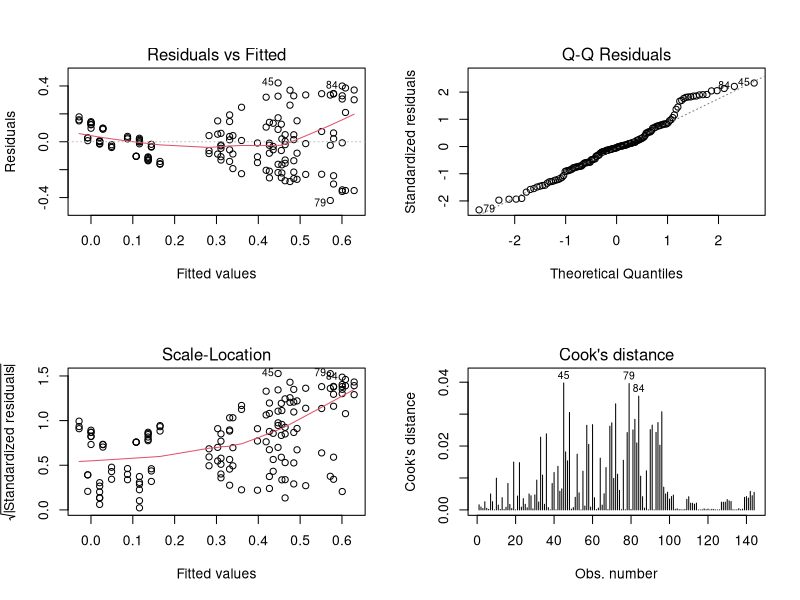
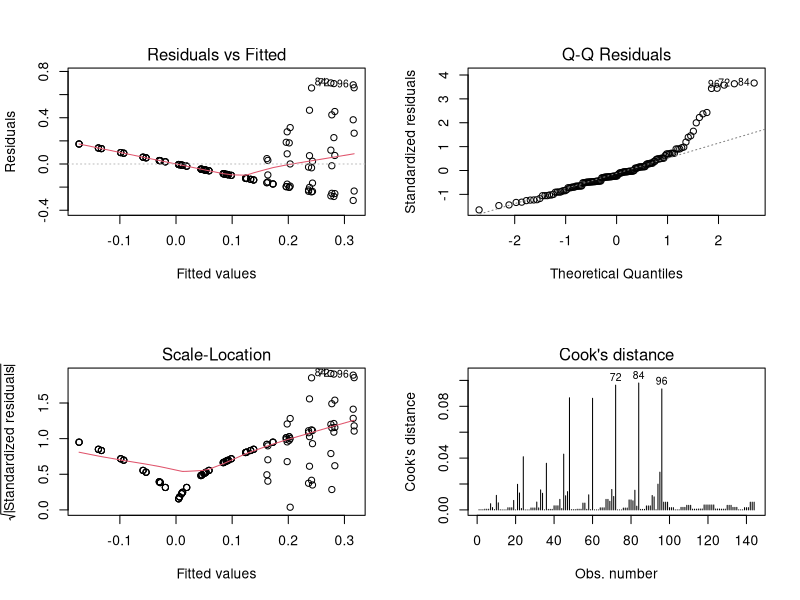
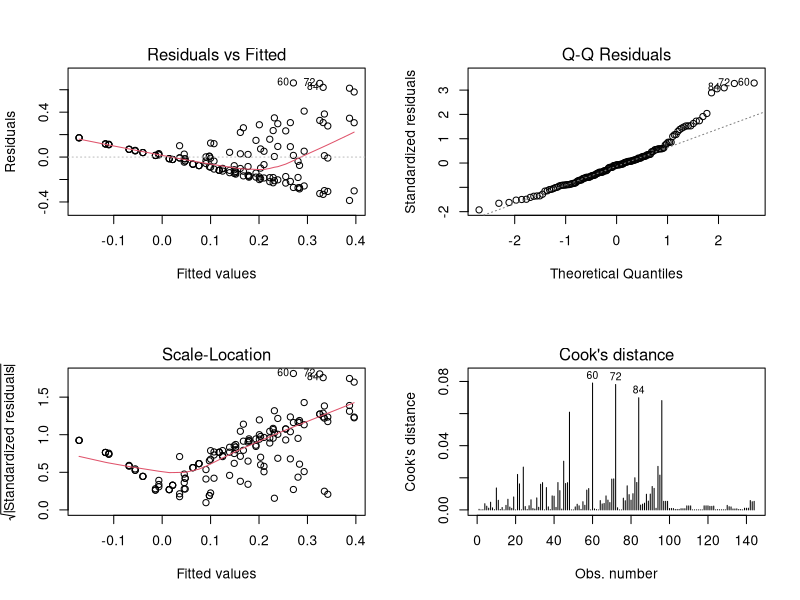
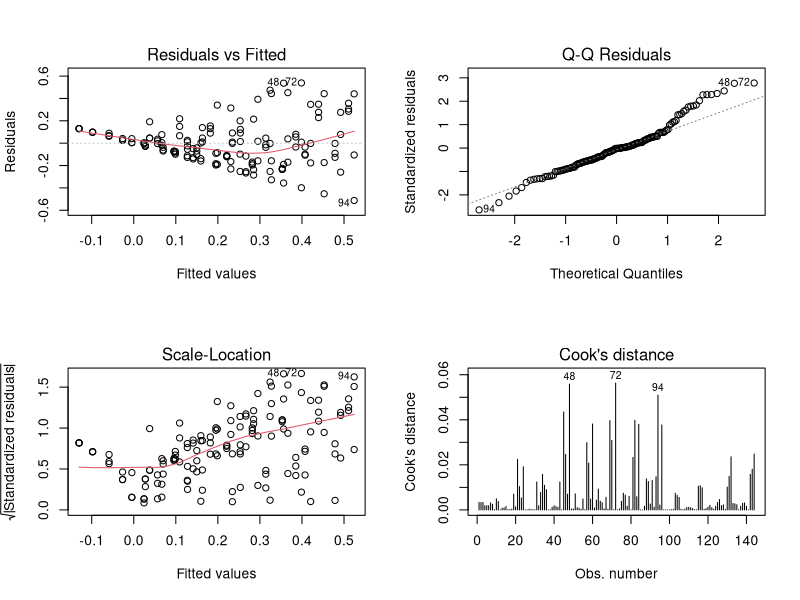
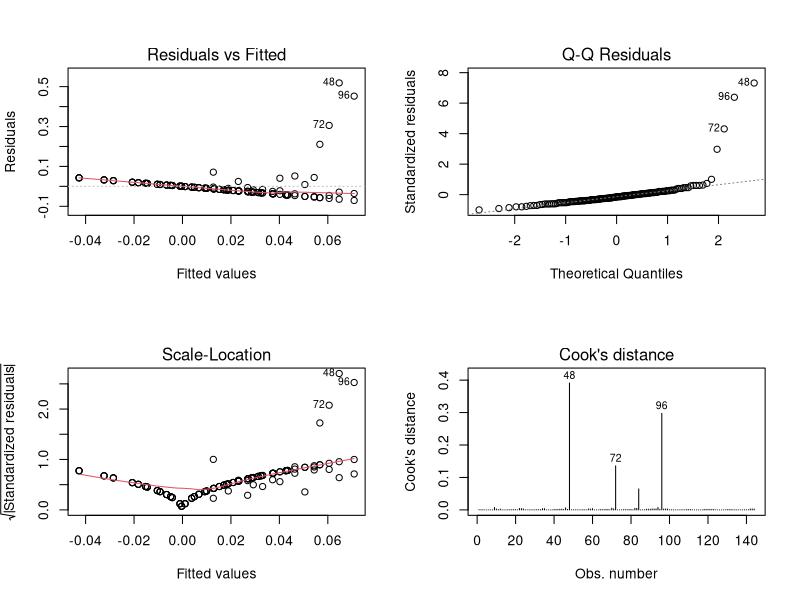
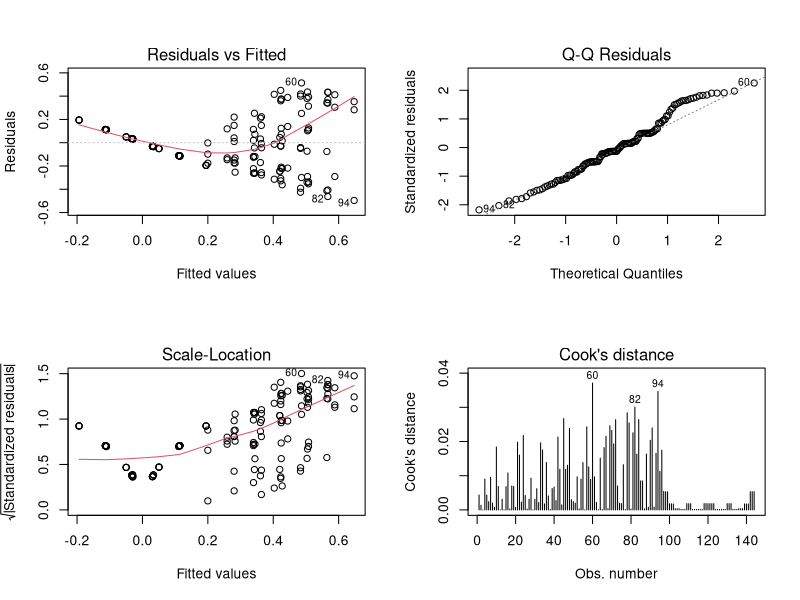
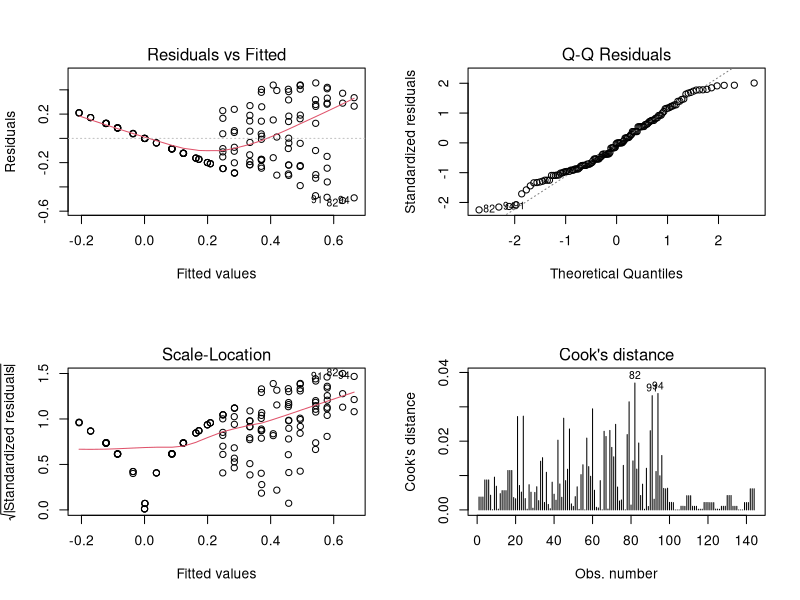
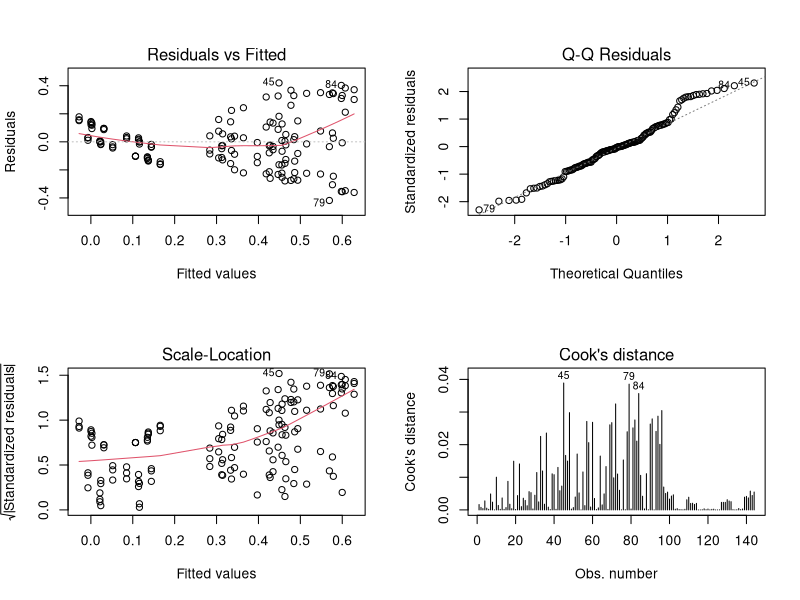

These figures' R source, in order:
#J. Harrison
library(xtable)
rm(list=ls())
set.seed(666)
options(scipen = 99)

dat <- read.table("./data/allv4.csv", 
                  stringsAsFactors = F)

#remove the unwanted header names, after improving the names of the data.frame
names(dat) <- dat[3,]

dat <- dat[-grep("notus", dat$notus),]

#SANITY CHECK
dim(dat) #Check that dimensions are correct. 

dat$combo <- paste(dat$modelType, 
                   dat$notus, 
                   dat$nreads,
                   dat$nreps,
                   dat$precision_theta,
                   dat$num_taxa_different,
                   dat$effectsize,
                   #dat$simRep,
                   sep = "")

table(dat$notus)
table(dat$nreads)
table(dat$modelType)

# 
# #SANITY CHECK
# #check that everything ran. 
# params <- read.csv("serialRunParamsv2.csv")
# sanityCombo <- paste(params[,1], 
#                      params[,2], 
#                      params[,3], 
#                      params[,4], 
#                      params[,5], 
#                      params[,6], 
#                      params[,7]
#                      #params[,8]
#                      , sep = "")
# 
# #Note the !
# notdone <- paste(params[,1], 
#                  params[,2], 
#                  params[,3], 
#                  params[,4], 
#                  params[,5], 
#                  params[,6], 
#                  params[,7]
#                  #params[,8]
#                  ,sep = ":")[which(!(sanityCombo %in% dat$combo))]
# 
# redo <- data.frame(matrix(unlist(strsplit(notdone, ":")), 
#                           byrow = T,
#                           ncol = 8))
# dim(redo)
# write.csv(redo, file = "redo.csv", row.names = F)

#REMAKE the combo variable without simrep, so that 
#averaging across replicates works properly
dat <- dat[,-which(names(dat) == "combo")]
dim(dat)
combo <- paste(dat$modelType, 
               dat$notus, 
               dat$nreads,
               dat$nreps,
               dat$precision_theta,
               dat$num_taxa_different,
               dat$effectsize,
               sep = "")
dat <- data.frame(combo,dat)
names(dat)[1] <- "combo"

#Convert everything to numbers, to clean up code below. 

for(i in 3:length(dat)){
  dat[,i] <- as.numeric(dat[,i])
}

#Convert true positives to proportions. 

truepPropsAll <- dat[, grep("truep_\\w+_all", names(dat))] / dat$numDiffering
truepPropsabund <- dat[, grep("truep_\\w+_abund", names(dat))] / dat$numDiffering_abund
truepPropsmed <- dat[, grep("truep_\\w+_med$", names(dat))] / dat$numDiffering_med
truepPropsrare <- dat[, grep("truep_\\w+_rare", names(dat))] / dat$numDiffering_rare
truepPropsmedhi <- dat[, grep("truep_\\w+_medhi", names(dat))] / dat$numDiffering_rare

#Calculate false positive rates
dat$fpr_diff_all <- dat$falsep_diff_all/(dat$falsep_diff_all + dat$truen_diff_all) 
dat$fpr_wilcox_all <- dat$falsep_wilcoxBH_FDR_all/(dat$falsep_wilcoxBH_FDR_all + dat$truen_wilcoxBH_FDR_all) 
dat$fpr_deseq_all <- dat$falsep_deseq_all/(dat$falsep_deseq_all + dat$truen_deseq_all) 
dat$fpr_edger_all <- dat$falsep_edgeR_all/(dat$falsep_edgeR_all + dat$truen_edgeR_all) 
dat$fpr_ancom_all <- dat$falsep_ancom_all/(dat$falsep_ancom_all + dat$truen_ancom_all) 
dat$fpr_stan_all <- dat$falsep_stanHMC_all/(dat$falsep_stanHMC_all + dat$truen_stanHMC_all) 
dat$fpr_stanvb_all <- dat$falsep_stanVB_all/(dat$falsep_stanVB_all + dat$truen_stanVB_all) 
dat$fpr_aldexT_all <- dat$falsep_aldexT_all/(dat$falsep_aldexT_all + dat$truen_aldexT_all) 
dat$fpr_jags_clr_all <- dat$falsep_jags_clr_all/(dat$falsep_jags_clr_all + dat$truen_jags_clr_all) 

dat <- data.frame(dat, truepPropsAll, truepPropsabund, truepPropsmed, truepPropsrare, truepPropsmedhi)
out <- dat
####################
# Perform analysis #
####################
#Make Uniform the reference level
out$modelType <- as.factor(out$modelType)
out$modelType <- relevel(out$modelType, ref = "uniform")

regplotr <- function(reg){
  par(mfrow = c(2,2))
  plot(reg, which = c(1,2,3,4))
}

results <- data.frame(
                  matrix(ncol = 9,
                  nrow = 5))

k <- 1
for(i in grep("all.1$", names(out))){
  reg <- lm(out[,i] ~ out$modelType
    + out$notus
    + out$nreads
    + out$nreps
    + out$precision_theta
    )
  
  #Calculate CIs in beta coefficients. 
  his <- round(summary(reg)$coefficients[,1] + 1.96*summary(reg)$coefficients[,2], 
               2)
  lows <- round(summary(reg)$coefficients[,1] - 1.96*summary(reg)$coefficients[,2],
              2)
  
  stars <- vector()
  stars[which(round(summary(reg)$coefficients[,4], 2) <= 0.1)] <- "*"
  stars[which(round(summary(reg)$coefficients[,4], 2) <= 0.05)] <- "**"
  stars[which(round(summary(reg)$coefficients[,4], 2) <= 0.01)] <- "***"
  stars[which(round(summary(reg)$coefficients[,4], 2) > 0.1)] <- ""
  
  
  #output results
  results[k,1] <- names(out)[i]
    
  results[k,2:8] <- paste(round(summary(reg)$coefficients[,1], 2),
    paste("(",
        paste(his, lows, sep = ", "),
        ")",
        stars,
        sep = "")
  )

  regplotr(reg)
  k <- k + 1
}

names(results) <- c("Method",
                    "Intercept",
                    "Pareto (shape = 0.7)",
                    "Pareto (shape = 4)",
                    "Num. of features",
                    "Num. of observations",
                    "Num. of replicates",
                    "Noise")

#Rewrite so it looks nice in latex
results[,1] <- c("DMM Gibbs",
                    "Wilcoxon",
                    "DESeq2",
                    "edgeR",
                    "ANCOM",
                 "DMM HMC",
                 "DMM VB",
                 "DMM Gibbs CLR",
                 "Aldex T-test")

print(xtable(results, type = "latex"),
      file = "lm_results.tex",
      floating.environment='sidewaystable',
      include.rownames=FALSE)

#sanity check

lm(out$truep_ancom_all.1 ~ out$modelType
   + out$notus
   + out$nreads
   + out$nreps
   + out$precision_theta
)

lm(out$truep_diff_all.1 ~ out$modelType
   + out$notus
   + out$nreads
   + out$nreps
   + out$precision_theta
)

#fpr

results <- data.frame(
  matrix(ncol = 9,
         nrow = 5))

k <- 1
for(i in grep("fpr[A-Za-z_]*all", names(out))){
  reg <- lm(out[,i] ~ out$modelType
            + out$notus
            + out$nreads
            + out$nreps
            + out$precision_theta
  )
  
  #Calculate CIs in beta coefficients. 
  his <- round(summary(reg)$coefficients[,1] + 1.96*summary(reg)$coefficients[,2], 
               2)
  lows <- round(summary(reg)$coefficients[,1] - 1.96*summary(reg)$coefficients[,2],
                2)
  
  stars <- vector()
  stars[which(round(summary(reg)$coefficients[,4], 2) <= 0.1)] <- "*"
  stars[which(round(summary(reg)$coefficients[,4], 2) <= 0.05)] <- "**"
  stars[which(round(summary(reg)$coefficients[,4], 2) <= 0.01)] <- "***"
  stars[which(round(summary(reg)$coefficients[,4], 2) > 0.1)] <- ""
  
  
  #output results
  results[k,1] <- names(out)[i]
  
  results[k,2:8] <- paste(round(summary(reg)$coefficients[,1], 2),
                          paste("(",
                                paste(his, lows, sep = ", "),
                                ")",
                                stars,
                                sep = "")
  )
  
  #regplotr(reg)
  k <- k + 1
}

names(results) <- c("Method",
                    "Intercept",
                    "Pareto (shape = 0.7)",
                    "Pareto (shape = 4)",
                    "Num. of features",
                    "Num. of observations",
                    "Num. of replicates",
                    "Noise")

#Rewrite so it looks nice in latex
results[,1] <- c("DMM Gibbs",
                 "Wilcoxon",
                 "DESeq2",
                 "edgeR",
                 "ANCOM",
                 "DMM HMC",
                 "DMM VB",
                 "DMM Gibbs CLR",
                 "Aldex T-test")

print(xtable(results, type = "latex"),
      file = "lm_results_fdr.tex",
      floating.environment='table',
      include.rownames=FALSE)

#sanity check
re<-lm(out$fpr_ancom_all ~ out$modelType
   + out$notus
   + out$nreads
   + out$nreps
   + out$precision_theta
);summary(re)
re<- lm(out$fpr_diff_all ~ out$modelType
   + out$notus
   + out$nreads
   + out$nreps
   + out$precision_theta
);summary(re)
